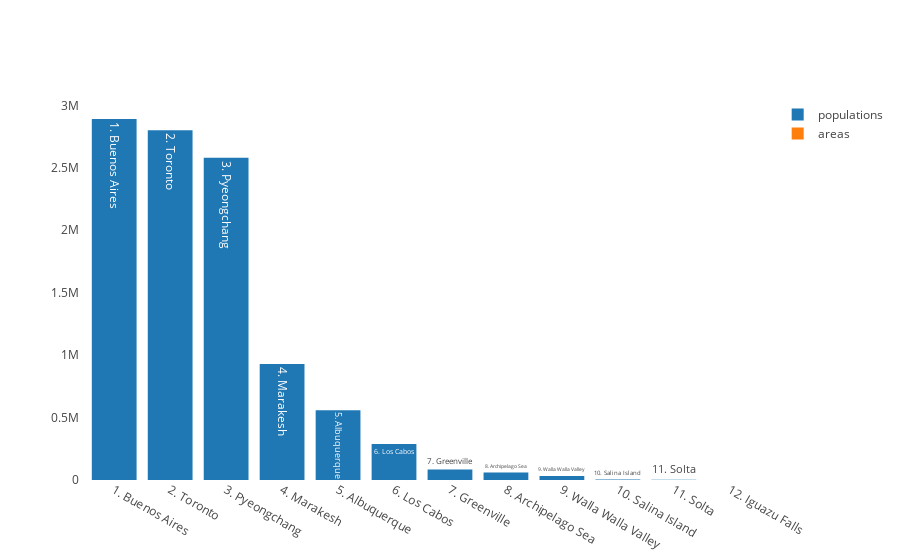

Notebook code cell kept with this figure:
### Code cell
import plotly
plotly.offline.init_notebook_mode(connected=True)
plotly.offline.iplot([trace_populations, trace_areas])

### Figure 1 — Plotly figure (JSON) as saved in the notebook; plotly's stock layout.template omitted (floating-point values rounded to 4 significant figures)
{"data": [{"name": "populations", "text": ["1. Buenos Aires", "2. Toronto", "3. Pyeongchang", "4. Marakesh", "5. Albuquerque", "6. Los Cabos", "7. Greenville", "8. Archipelago Sea", "9. Walla Walla Valley", "10. Salina Island", "11. Solta", "12. Iguazu Falls"], "type": "bar", "x": ["1. Buenos Aires", "2. Toronto", "3. Pyeongchang", "4. Marakesh", "5. Albuquerque", "6. Los Cabos", "7. Greenville", "8. Archipelago Sea", "9. Walla Walla Valley", "10. Salina Island", "11. Solta", "12. Iguazu Falls"], "y": [2891000, 2800000, 2581000, 928850, 559277, 287651, 84554, 60000, 32237, 4000, 1700, 0]}, {"name": "areas", "text": ["1. Buenos Aires", "2. Toronto", "3. Pyeongchang", "4. Marakesh", "5. Albuquerque", "6. Los Cabos", "7. Greenville", "8. Archipelago Sea", "9. Walla Walla Valley", "10. Salina Island", "11. Solta", "12. Iguazu Falls"], "type": "bar", "x": ["1. Buenos Aires", "2. Toronto", "3. Pyeongchang", "4. Marakesh", "5. Albuquerque", "6. Los Cabos", "7. Greenville", "8. Archipelago Sea", "9. Walla Walla Valley", "10. Salina Island", "11. Solta", "12. Iguazu Falls"], "y": 672}], "layout": {}}
